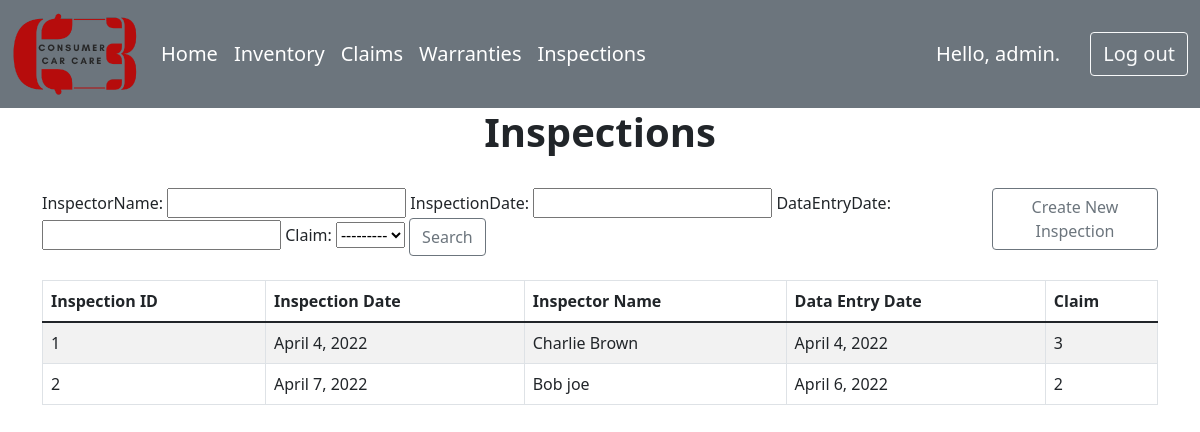
/inspectionsIndex/ (signed in), run on the app's committed database.
### enterprises/models.py (models this page shows, shortened)
class Inspection(models.Model):
    inspectorName = models.CharField(max_length=30) # stored because the form can be filled out on someone's behalf
    inspectionDate = models.DateField(blank=True, null=True)
    dataEntryDate = models.DateField()
    claim = models.ForeignKey(Claim,on_delete=models.SET_NULL,null=True)

class Claim(models.Model):
    claimDate = models.DateField()
    warranty = models.ForeignKey(Warranty,on_delete=models.SET_NULL,null=True)
    STATUS_CHOICES = [
        ('AP', 'Approved'),
        ('RE', 'Rejected'),
        ('AC', 'Active'),
        ('PE', 'Pending')
    ]
    status = models.CharField(
        max_length = 2,
        choices = STATUS_CHOICES,
        default = 'PE'
    )
    approvalDate = models.DateField(blank=True, null=True)
    def __str__(self):
        return(str(self.pk))

### enterprises/views.py (the view)
# urls.py: path('inspectionsIndex/', views.inspectionsIndex, name='inspectionsIndex'),
@login_required
def inspectionsIndex(request):
    inspections = Inspection.objects.order_by('inspectionDate')
    myFilter = InspectionFilter(request.GET, queryset=inspections)
    inspections = myFilter.qs
    context={'inspections':inspections, 'myFilter':myFilter}
    return render(request, 'enterprises/inspectionsIndex.html', context)

### enterprises/templates/enterprises/inspectionsIndex.html
{% extends "enterprises/base.html" %}
{% block content %}
<div class="container">
    <div class="row">
        <h1 style="font-weight: bold; text-align: center;">Inspections</h1>
    </div>
    <br>
    <div class="row">
        <div class="col-10">
            <form method="get">
                {{myFilter.form}}
                <button class="btn btn-outline-secondary" type="submit">Search</button>
            </form>
        </div>
        <div class="col-2">
            <a href="{% url 'enterprises:newInspection' %}">
                <button class="btn btn-outline-secondary">Create New Inspection</button>
            </a>
        </div>
    </div>
    <br>
    <table class="table table-striped table-responsive table-hover table-bordered">
    <thead>
        <tr>
            <th scope="col">Inspection ID</th>
            <th scope="col">Inspection Date</th>
            <th scope="col">Inspector Name</th>
            <th scope="col">Data Entry Date</th>
            <th scope="col">Claim</th>
        </tr>
    </thead>
    <tbody>
        {% for inspection in inspections %}
            <tr>
                <td>{{inspection.pk}}</td>
                <td>{{inspection.inspectionDate}}</td>
                <td>{{inspection.inspectorName}}</td>
                <td>{{inspection.dataEntryDate}}</td>
                <td>{{inspection.claim}}</td>
            </tr>
        {% endfor %}
    </tbody>
</table>
</div>
{% endblock content %}

### enterprises/templates/enterprises/base.html (shortened to what this page needs)
<!DOCTYPE html>
<html lang="en">
<head>
    {% load static %}
    <link rel='stylesheet' href="{% static 'bootstrap/css/bootstrap.css' %}" >
</head>
<body>
    <nav class="navbar navbar-expand-lg navbar-light bg-secondary">
        <div class="container-fluid">
            <a class="navbar-brand" href="{% url 'enterprises:index'%}"><img src="/static/C3LogoSmall-50.png"  alt="C3 Logo"></a>
            <div class="collapse navbar-collapse" id="navbarNavAltMarkup">
                <ul class="navbar-nav">
                    <li class="nav-item ">
                      <a class="nav-link " style="font-size: 20px; color: white;" aria-current="page" href="{% url 'enterprises:index'%}">Home</a>
                    </li>
                    <li class="nav-item">
                      <a class="nav-link " style="font-size: 20px; color: white;" aria-current="page" href="{% url 'enterprises:inventory'%}">Inventory</a>
                    </li>
                    <li class="nav-item">
                      <a class="nav-link " style="font-size: 20px; color: white;" aria-current="page" href="{% url 'enterprises:claimsIndex'%}">Claims</a>
                    </li>
                    <li class="nav-item">
                      <a class="nav-link " style="font-size: 20px; color: white;" aria-current="page" href="{% url 'enterprises:warranties'%}">Warranties</a>
                    </li>
                    <li class="nav-item">
                      <a class="nav-link " style="font-size: 20px; color: white;" aria-current="page" href="{% url 'enterprises:inspections'%}">Inspections</a>
                    </li>
                  </ul>
            </div>
            {% if user.is_authenticated %}
                <p style="color: white; margin-top: 1rem; font-size: 20px;">Hello, {{ user.username }}. </p>
                <a href="{% url 'users:logout' %}"><button class="btn btn-outline-light" style="margin-left: 1.5em; font-size: 20px;">Log out</button></a>
            {% else %}
                <a href="{% url 'users:login' %}"><button class="btn btn-outline-light" style="margin-left: 1em; font-size: 20px;">Log in</button></a>
            {% endif %}
        </div>
    </nav>
</body>
</html>
    {% block content %}{% endblock content %}

### data on the page
Inspection: pk "1", inspectionDate "April 4, 2022", inspectorName "Charlie Brown", dataEntryDate "April 4, 2022", claim "3"
Inspection: pk "2", inspectionDate "April 7, 2022", inspectorName "Bob joe", dataEntryDate "April 6, 2022", claim "2"

### other printed values
{{ user.username }} "admin"
